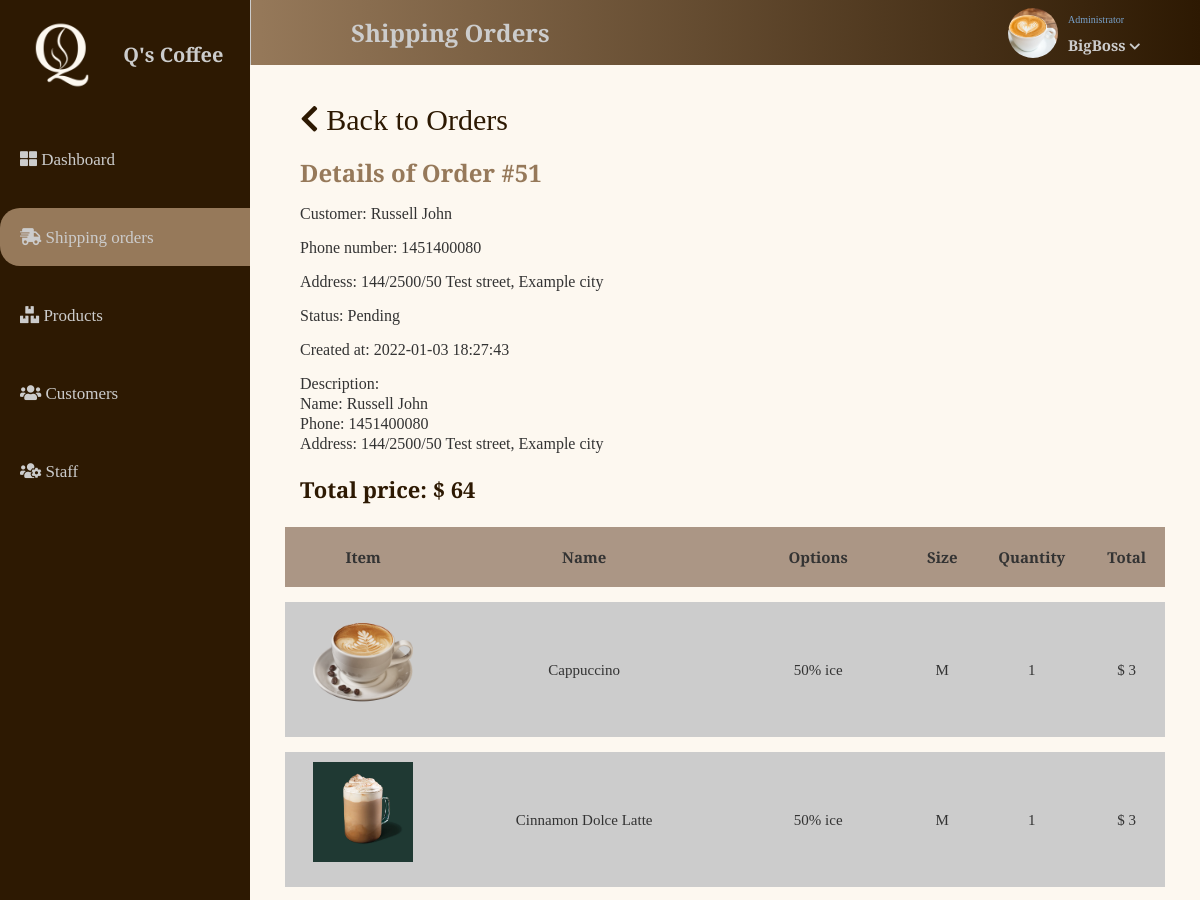
The page /admin/orders/details.php?id=51 (signed in, upper part) on the database as committed earlier.
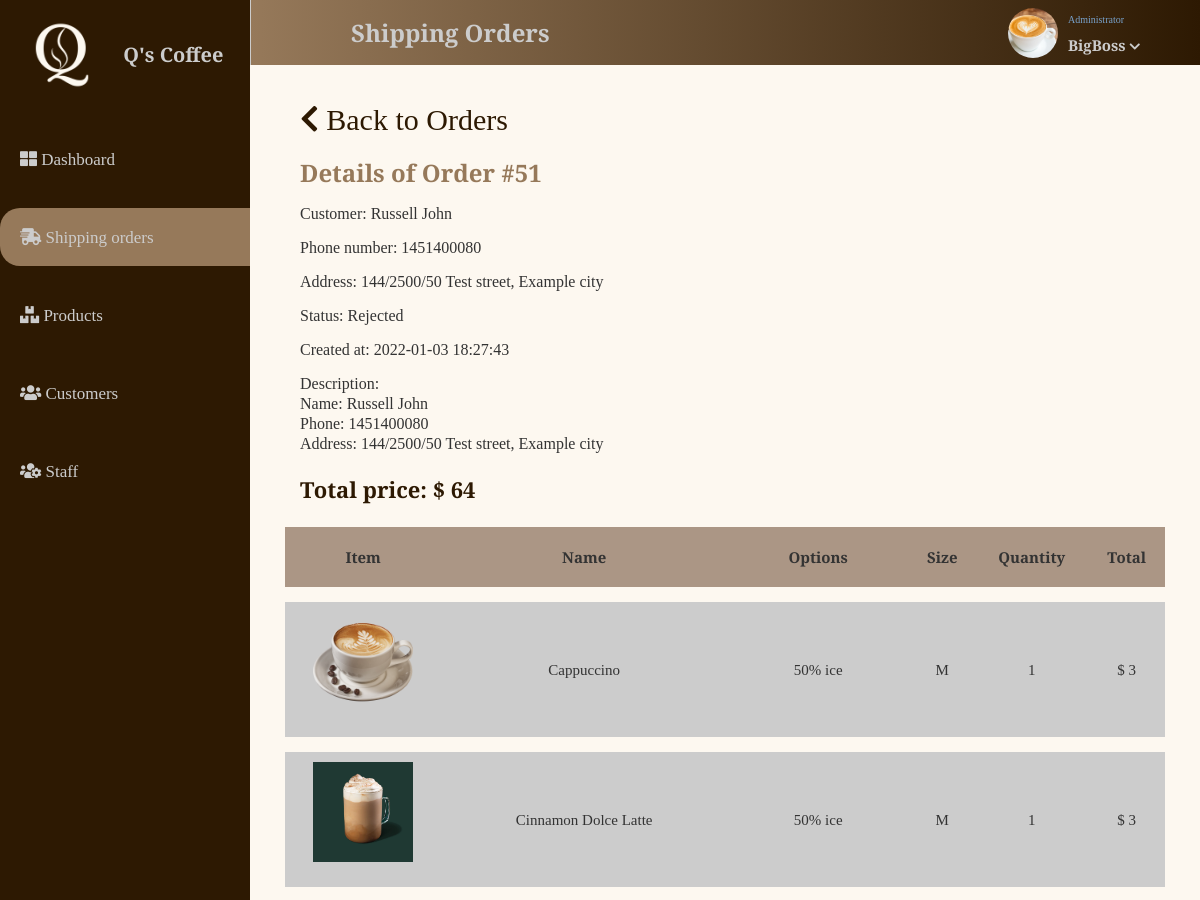
The same page on the database as committed later.
### tables this page shows
CREATE TABLE `orders` (
  `id` int(11) NOT NULL,
  `customer_id` int(11) DEFAULT NULL,
  `date` timestamp NOT NULL DEFAULT CURRENT_TIMESTAMP,
  `description` text,
  `price` float NOT NULL,
  `status` varchar(10) NOT NULL
);

CREATE TABLE `customers` (
  `id` int(11) NOT NULL,
  `username` varchar(20) NOT NULL,
  `name` varchar(50) NOT NULL,
  `email` varchar(50) NOT NULL,
  `phone` varchar(15) NOT NULL,
  `DOB` date DEFAULT NULL,
  `address` varchar(200) DEFAULT NULL,
  `hashed_password` varchar(100) NOT NULL DEFAULT '$2y$10$.UTq353gU/9.XB8ySXS75.ANbVquqEkZW9mRCg1om5ZS2FW5G2qe2',
  `gender` tinyint(1) NOT NULL DEFAULT '0',
  `avatar` varchar(200) DEFAULT NULL
);

### admin/orders/details.php (the view, shortened to what this page needs)
<!DOCTYPE html>
<html lang="en">
<head>
    <link rel="stylesheet" href="https://cdnjs.cloudflare.com/ajax/libs/normalize/8.0.1/normalize.min.css">
    <link rel="stylesheet" href="../assets/css/base.css">
    <link rel="stylesheet" href="../assets/css/main.css">
    <link rel="stylesheet" href="../assets/css/orders.css">
    <link rel="stylesheet" href="https://cdnjs.cloudflare.com/ajax/libs/font-awesome/5.15.1/css/all.min.css" >
</head>
<body>
<?php
       include '../sidebar.php';
        include '../header.php';
        require '../../connect.php';
        $id=$_GET['id'];
        $sql="select order_details.*, items.image,items.name
        from order_details join items on items.id= order_details.item_id
        where order_id=$id";
        $items=$connect->query($sql);
?>
<div class="app">
    <div class="container">
        <div class="orders__details">
            <div class="details">
            <a href="<?php echo $_SERVER['HTTP_REFERER'];?>" class="back"><i class="fas fa-chevron-left"></i> Back to Orders</a>
            <h1>Details of Order #<?php echo $id;?></h1>
            <?php
                $sql="select orders.*,customers.name,customers.address, customers.phone
                from orders join customers on orders.customer_id= customers.id
                where orders.id=$id";
                $res=$connect->query($sql);
                $details=mysqli_fetch_array($res);
            ?>
            <p class="p__details">Customer: <?php echo $details['name'];?></p>
            <p class="p__details">Phone number: <?php echo $details['phone'];?></p>
            <p class="p__details">Address: <?php echo $details['address'];?></p>
            <p class="p__details">Status: <?php echo $details['status'];?></p>
            <p class="p__details">Created at: <?php echo $details['date'];?></p>
            <p class="p__details">Description: <br><?php echo nl2br($details['description']);?></p>
            <p class="p__price">Total price: $ <?php echo  $details['price'];?></p>
            </div>
        </div>
        <div class="orders__order-table">
                <table class="orders__table">
                <thead>
                            <tr>
                                <th>Item</th>
                                <th>Name</th>
                                <th>Options</th>
                                <th>Size</th>
                                <th>Quantity</th>
                                <th>Total</th>
                            </tr>
                        </thead>
                    <tbody>
                        <?php
                            while($row = mysqli_fetch_array($items)){
                                $img=$row['image'];
                                $name=$row['name'];
                                $option=$row['options'];
                                $size=$row['size'];
                                $quantity=$row['quantity'];
                                $total=$row['price'];
                        ?>
                        <tr>
                            <td><img src="../../<?php echo $img;?>" alt="Item Image" width="100px" height="100px"></td>
                            <td><?php echo $name;?></td>
                            <td><?php echo $option;?></td>
                            <td><?php echo $size;?></td>
                            <td><?php echo $quantity;?></td>
                            <td>$ <?php echo $total;?></td>
                        </tr>
                        <?php } ?>
                    </tbody>
                </table>
            </div>
    </div>
</div>
</body>
</html>

Rows that differ between the two databases and show on the page:
changed orders "Russell John": status "Pending" → "Rejected"
